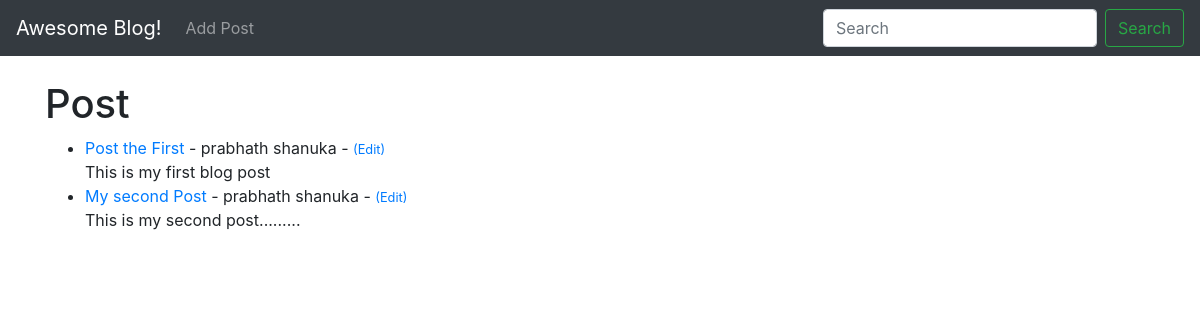
/, run on an earlier commit of the app's database.
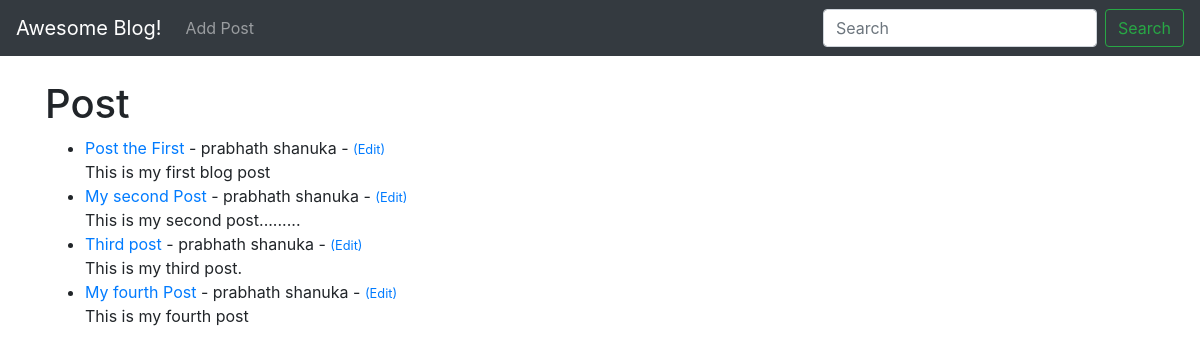
And on a later commit of the database.
### theblog/models.py (models this page shows, shortened)
class Post(models.Model):
	title = models.CharField(max_length=255)
	title_tag = models.CharField(max_length=255  )
	author = models.ForeignKey(User, on_delete = models.CASCADE)
	body = models.TextField()

### theblog/views.py (the view)
# urls.py: path('',HomeView.as_view(), name = "home"), #this is how we add the html view
class HomeView(ListView):
	model = Post
	template_name = 'home.html'

### theblog/templates/home.html (shortened to what this page needs)
{% extends 'base.html' %}
{% block content %}
<!DOCTYPE html>
<html>
<head>
</head>
<body>
<h1>Post</h1>
<ul>
{% for post in object_list %}
	<li>
		<a href="{% url 'article-detail' post.pk %}">
		{{post.title}}</a> - {{post.author.first_name}}
		{{post.author.last_name}} - <small><a href="{% url 'update_post' post.pk %}">(Edit)</a></small>
		<br/>
		{{post.body}}</li>
{% endfor%}
</ul>
</body>
{% endblock %}

What changed in the data, as far as the page shows it:
added Post: title "Third post", author.first_name "prabhath", author.last_name "shanuka", body "This is my third post."
added Post: title "My fourth Post", author.first_name "prabhath", author.last_name "shanuka", body "This is my fourth post"
